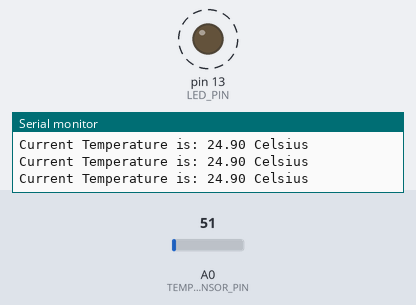
The sketch below on a simulated Arduino Uno, built with avr-gcc and run on an emulated ATmega328P. On the bench: output pins drawn as LEDs (lit = HIGH), the last lines printed to the serial monitor. Dashed ring = blinking. The inputs (shaded band) are chosen by the test bench; at power-on: A0 (TEMP_SENSOR_PIN) = 51.

Above: at 1.3 s.
1.4 s: A0 (TEMP_SENSOR_PIN) set to 71
At 1.9 s:
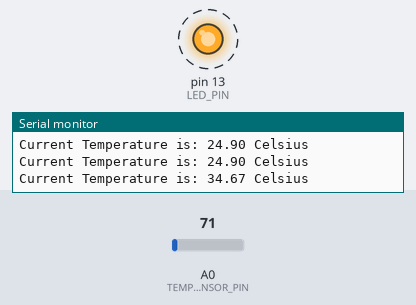
4.4 s: A0 (TEMP_SENSOR_PIN) set to 61
At 4.63 s:
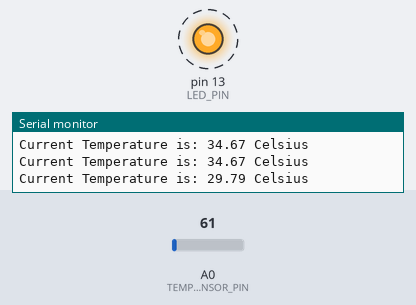
Timing chart, 0 to 13.4 s (numbered marks = the images above; inputs shaded):
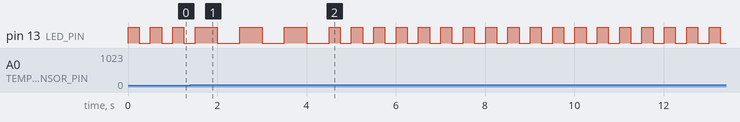

The sketch:

Assignment_Greendzine_Unnamalai.ino
```cpp
// Temperature Sensing and LED Control
// Interfacing LM35 temperature sensor with Arduino Uno

// Including the necessary header files
#include <Arduino.h>

// Pin configurations
#define TEMP_SENSOR_PIN A0 // Analog pin for temperature sensor
#define LED_PIN 13         // Digital pin for LED control

// Temperature thresholds
#define LOW_TEMP_THRESHOLD 30  // Threshold for low temperature
#define HIGH_TEMP_THRESHOLD 30 // Threshold for high temperature

// LED blink intervals
#define LOW_TEMP_BLINK_INTERVAL 250  // Interval for LED blink (low temperature)
#define HIGH_TEMP_BLINK_INTERVAL 500 // Interval for LED blink (high temperature)

// Function to read temperature from LM35 sensor
float readTemperature() {
  int sensorValue = analogRead(TEMP_SENSOR_PIN);
  float temperature = (sensorValue * 5.0) / 1024.0 * 100.0; // Convert sensor value to Celsius
  return temperature;
}

// Function to control LED blink based on temperature
void controlLED(float temperature) {
  if (temperature < LOW_TEMP_THRESHOLD) {
    digitalWrite(LED_PIN, HIGH); // Turn on LED
    delay(LOW_TEMP_BLINK_INTERVAL); // Wait
    digitalWrite(LED_PIN, LOW);  // Turn off LED
    delay(LOW_TEMP_BLINK_INTERVAL); // Wait
  } else if (temperature > HIGH_TEMP_THRESHOLD) {
    digitalWrite(LED_PIN, HIGH); // Turn on LED
    delay(HIGH_TEMP_BLINK_INTERVAL); // Wait
    digitalWrite(LED_PIN, LOW);  // Turn off LED
    delay(HIGH_TEMP_BLINK_INTERVAL); // Wait
  }
}

// Initialization function
void setup() {
  Serial.begin(9600);
  pinMode(LED_PIN, OUTPUT); // Set LED pin as output
}

// Main execution loop
void loop() {
  float temperature = readTemperature(); // Read temperature from LM35 sensor

  // Display temperature on serial monitor
  Serial.print("Current Temperature is: ");
  Serial.print(temperature);
  Serial.println(" Celsius");

  controlLED(temperature); // Control LED blink based on temperature
}
```

Measured:
- after the input at 1.4 s, pin 13 (LED_PIN): alternates HIGH for 0.50 s and LOW for 0.50 s, starting after 0.60 s
- after the input at 4.4 s, pin 13 (LED_PIN): alternates HIGH for 0.25 s and LOW for 0.25 s, starting after 0.36 s
- by itself, pin 13 (LED_PIN): alternates HIGH for 0.25 s and LOW for 0.25 s
